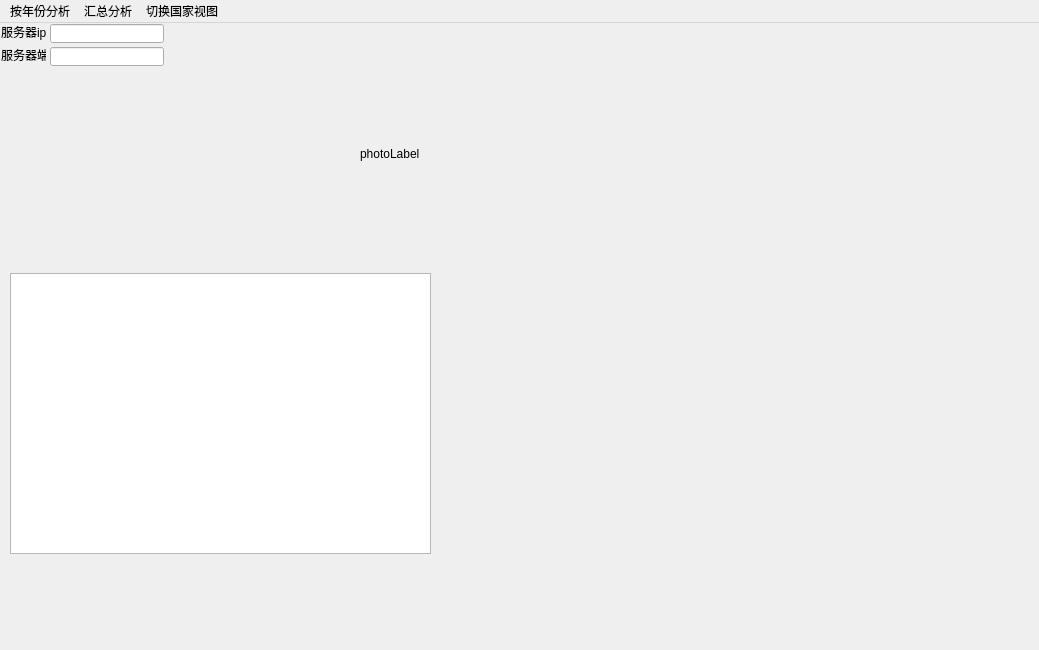
<?xml version="1.0" encoding="UTF-8"?>
<ui version="4.0">
 <class>MainWindow</class>
 <widget class="QMainWindow" name="MainWindow">
  <property name="geometry">
   <rect>
    <x>0</x>
    <y>0</y>
    <width>1039</width>
    <height>650</height>
   </rect>
  </property>
  <property name="windowTitle">
   <string>MainWindow</string>
  </property>
  <widget class="QWidget" name="centralwidget">
   <widget class="QLineEdit" name="ipline">
    <property name="geometry">
     <rect>
      <x>50</x>
      <y>1</y>
      <width>114</width>
      <height>19</height>
     </rect>
    </property>
   </widget>
   <widget class="QLineEdit" name="portline">
    <property name="geometry">
     <rect>
      <x>50</x>
      <y>24</y>
      <width>114</width>
      <height>19</height>
     </rect>
    </property>
   </widget>
   <widget class="QTableWidget" name="tableWidget">
    <property name="geometry">
     <rect>
      <x>10</x>
      <y>250</y>
      <width>421</width>
      <height>281</height>
     </rect>
    </property>
   </widget>
   <widget class="QLabel" name="iplabel">
    <property name="geometry">
     <rect>
      <x>1</x>
      <y>1</y>
      <width>45</width>
      <height>16</height>
     </rect>
    </property>
    <property name="text">
     <string>服务器ip：</string>
    </property>
   </widget>
   <widget class="QLabel" name="portlabel">
    <property name="geometry">
     <rect>
      <x>1</x>
      <y>24</y>
      <width>45</width>
      <height>16</height>
     </rect>
    </property>
    <property name="text">
     <string>服务器端口</string>
    </property>
   </widget>
   <widget class="QLabel" name="photolabel">
    <property name="geometry">
     <rect>
      <x>360</x>
      <y>0</y>
      <width>321</width>
      <height>261</height>
     </rect>
    </property>
    <property name="text">
     <string>photoLabel</string>
    </property>
   </widget>
  </widget>
  <widget class="QMenuBar" name="menuBar">
   <property name="geometry">
    <rect>
     <x>0</x>
     <y>0</y>
     <width>1039</width>
     <height>18</height>
    </rect>
   </property>
   <widget class="QMenu" name="yearmenu">
    <property name="title">
     <string>按年份分析</string>
    </property>
    <addaction name="act_2022"/>
    <addaction name="act_2021"/>
    <addaction name="act_2020"/>
    <addaction name="act_2019"/>
    <addaction name="act_2018"/>
   </widget>
   <widget class="QMenu" name="summarymenu">
    <property name="title">
     <string>汇总分析</string>
    </property>
    <addaction name="act_5"/>
    <addaction name="act_5_c"/>
    <addaction name="act_5_h"/>
   </widget>
   <widget class="QMenu" name="menu">
    <property name="title">
     <string>切换国家视图</string>
    </property>
    <addaction name="actionChina"/>
    <addaction name="actionAfrica"/>
    <addaction name="actionRussia"/>
    <addaction name="actionUSA"/>
   </widget>
   <addaction name="yearmenu"/>
   <addaction name="summarymenu"/>
   <addaction name="menu"/>
  </widget>
  <action name="act_2022">
   <property name="text">
    <string>2022</string>
   </property>
  </action>
  <action name="act_2021">
   <property name="text">
    <string>2021</string>
   </property>
  </action>
  <action name="act_5">
   <property name="text">
    <string>化石能源</string>
   </property>
  </action>
  <action name="act_2020">
   <property name="text">
    <string>2020</string>
   </property>
  </action>
  <action name="act_2019">
   <property name="text">
    <string>2019</string>
   </property>
  </action>
  <action name="act_2018">
   <property name="text">
    <string>2018</string>
   </property>
  </action>
  <action name="act_5_c">
   <property name="text">
    <string>低碳能源</string>
   </property>
  </action>
  <action name="act_5_h">
   <property name="text">
    <string>可再生能源</string>
   </property>
  </action>
  <action name="actionChina">
   <property name="text">
    <string>China</string>
   </property>
  </action>
  <action name="actionAfrica">
   <property name="text">
    <string>Africa</string>
   </property>
  </action>
  <action name="actionRussia">
   <property name="text">
    <string>Russia</string>
   </property>
  </action>
  <action name="actionUSA">
   <property name="text">
    <string>USA</string>
   </property>
  </action>
 </widget>
 <resources/>
 <connections/>
</ui>
